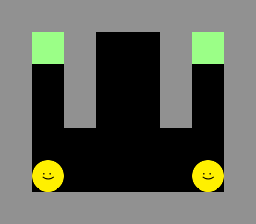

The image is a tile-based game level rendered from a .tmx file. Its description and complete source (layers, tilesets, objects, tile grids) follow:
An orthogonal 8x7 tile map with 32x32 px tiles, 3 tile layers (universal, world1, world2).

<map version="1.0" tiledversion="1.1.4" orientation="orthogonal" renderorder="right-down" width="8" height="7" tilewidth="32" tileheight="32" infinite="0" nextobjectid="1">
 <properties>
  <property name="layout" value="1;2;" />
 </properties>
 <tileset firstgid="1" source="tileset.tsx" />
 <layer name="universal" width="8" height="7">
  <data encoding="csv">
3,3,3,3,3,3,3,3,
3,0,3,0,0,3,0,3,
3,0,3,0,0,3,0,3,
3,0,3,0,0,3,0,3,
3,0,0,0,0,0,0,3,
3,0,0,0,0,0,0,3,
3,3,3,3,3,3,3,3
</data>
 </layer>
 <layer name="world1" width="8" height="7">
  <data encoding="csv">
0,0,0,0,0,0,0,0,
0,0,0,0,0,0,2,0,
0,0,0,0,0,0,0,0,
0,0,0,0,0,0,0,0,
0,0,0,0,0,0,0,0,
0,6,0,0,0,0,0,0,
0,0,0,0,0,0,0,0
</data>
 </layer>
 <layer name="world2" width="8" height="7">
  <data encoding="csv">
0,0,0,0,0,0,0,0,
0,2,0,0,0,0,0,0,
0,0,0,0,0,0,0,0,
0,0,0,0,0,0,0,0,
0,0,0,0,0,0,0,0,
0,0,0,0,0,0,6,0,
0,0,0,0,0,0,0,0
</data>
 </layer>
</map>
